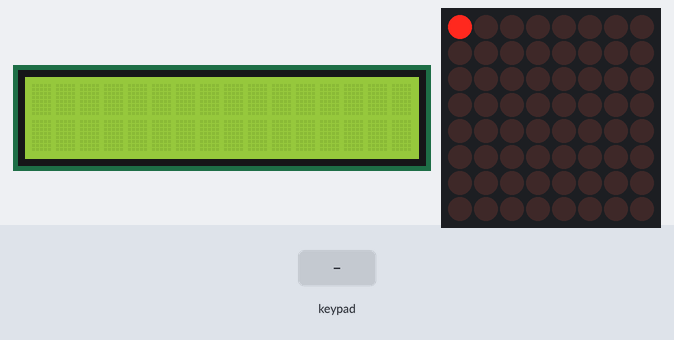
The sketch below on a simulated Arduino Uno, built with avr-gcc and run on an emulated ATmega328P. Shown: 16×2 character LCD, 8×8 LED matrix. Inputs (shaded band) come from the test bench. What the sketch prints to the serial monitor is not drawn.

Above: at 1.2 s.
1.3 s: key '2' pressed
At 2.6 s:
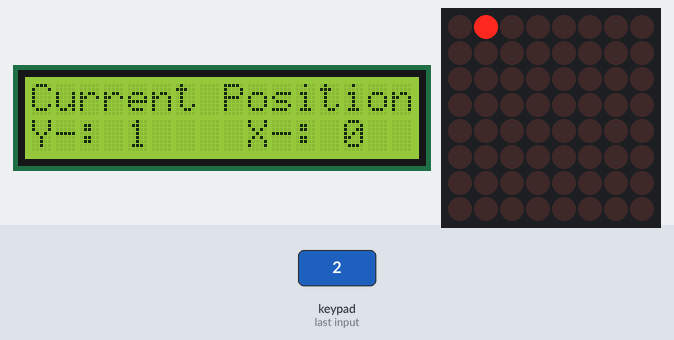
3.0 s: keypad keys 2 3 4 5 pressed 0.4 s apart
At 4.2 s:
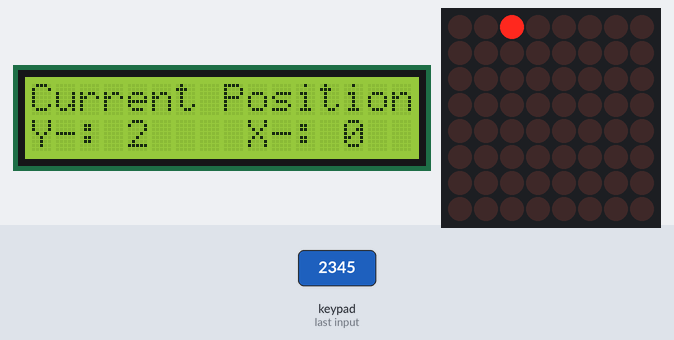
6.1 s: keypad keys 2 3 4 5 # pressed 0.4 s apart
At 7.6 s:
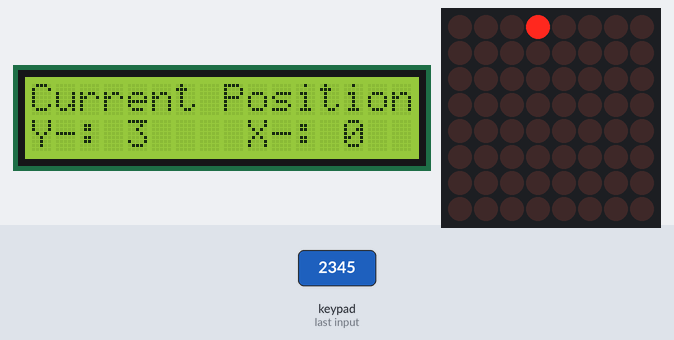
9.6 s: key '6' pressed
At 10.3 s:
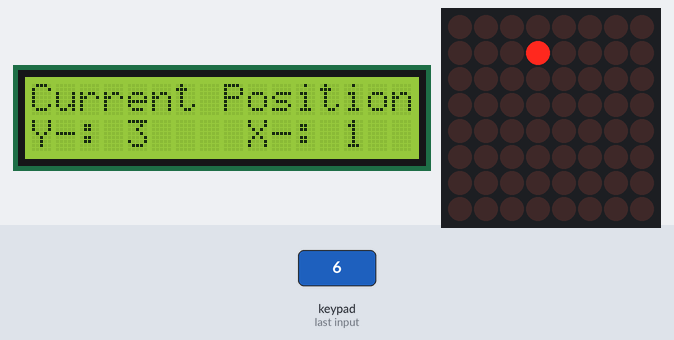
11.5 s: keypad keys 2 3 4 5 * pressed 0.4 s apart
At 13.5 s:
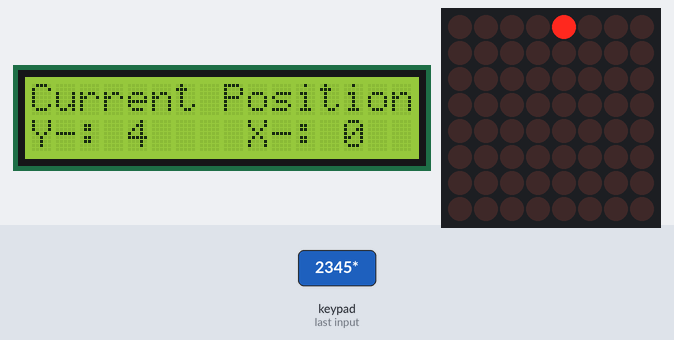
15.0 s: keypad keys 2 3 4 5 A pressed 0.4 s apart
At 15.8 s:
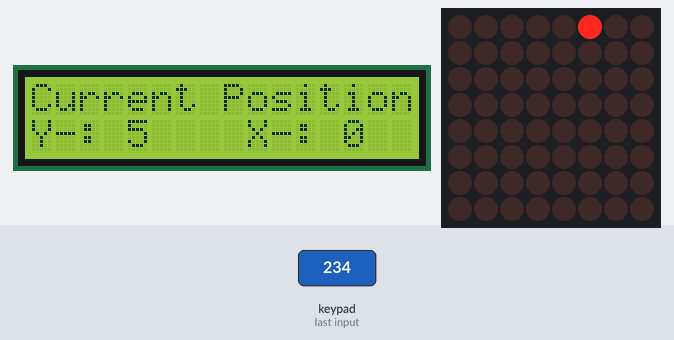
Timing chart, 0 to 18.0 s (numbered marks = the images above; inputs shaded):
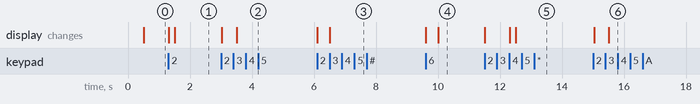

The sketch:

KeyPadLCDandLEDcommunication.ino
```cpp
#include <LedControl.h>
#include <LiquidCrystal.h>
#include <Keypad.h>
// This code controls A 8x8 keypad, 8x8 LED Matrix, and 2x16 LCD screen.

// LCD pins (RS, E, D4, D5, D6, D7)
LiquidCrystal lcd(7, 8, 9, 10, 11, 12);

// Keypad Setup
const byte ROWS = 4;
const byte COLS = 4;

// Connect keypad rows to arduino pins
byte rowPins[ROWS] = {2, 3, 4, 5};

// Connect keypad colums to arduino pins
byte colPins[COLS] = {6, A0, A1, A2};


// Connect LED Matrix Display
int DIN_PIN = A3; // Data in
int CS_PIN = A4; // Chip Select (Load)
int CLK_PIN = A5; // Clock

// Initialize LedControl with the pins
LedControl lc = LedControl(DIN_PIN, CLK_PIN, CS_PIN, 1); // 1 device, be sure to pass these in this order

// Define keys on the keypad
char keys[ROWS][COLS] = {
  {'1', '2', '3', 'A'},
  {'4', '5', '6', 'B'},
  {'7', '8', '9', 'C'},
  {'*', '0', '#', 'D'}
};

// Create the keypad
Keypad keypad = Keypad(makeKeymap(keys), rowPins, colPins, ROWS, COLS);

// Variables
int cursorPos = 0;  // Position of user input
char buffer[16]; // Array of input characters + 1 for null termiantor '\0'
int bufferLength = 0; // Track how many input keys are stored
bool screenFullMessage = true;
bool ledState = true;

//Matrix Bord variables
int lcdColPos = 0; //LCD Matrix Board Column Position
int moveLeft = 0;
int moveRight = 0;
int moveUp = 0;
int moveDown = 0;
int previousUp = 0;
int previousLeft = 0;


// Timing variables
unsigned long nowTime; // non negative numbers going to almost 5bil. used with millis()
unsigned long lastTime = 0;
unsigned long waitTime = 500;


void lcdDisplayLogic(char key) {
  if (key) {
    if (moveUp < 8 && moveLeft < 8) {
      lcd.setCursor(0,0);
      lcd.print("Current Position"); // Displays this text
      lcd.setCursor(0, 1); // Set where next action will take place, second row first column
      lcd.print("Y-: ");
      lcd.print(moveUp);
      lcd.print("    X-: ");
      lcd.print(moveLeft);
    }
    else {
      lcd.setCursor(0,0);
      lcd.print("                ");
      lcd.setCursor(0,0);
      lcd.print("Out Of Bounds!");
      lcd.setCursor(0, 1);
      lcd.print("Y-: ");
      lcd.print(moveUp);
      lcd.print("    X-: ");
      lcd.print(moveLeft);
    }
  }
}

void lcdMatrixLogic(char key) {

  if(key) {
    if(key=='4') { //col
      if (moveLeft > 0) {
        moveLeft--;
        moveRight=moveLeft;
        previousLeft=moveLeft;

        Serial.println(moveLeft);
      }
    }
    if(key=='6') { //col
      if (moveRight < 8){
        moveRight++;
        moveLeft=moveRight;

        Serial.println(moveRight);
      }
    }
    if(key=='2') { //row
      if (moveUp < 8){
        moveUp++;
        moveDown=moveUp;
        previousUp=moveUp;

        Serial.println(moveUp);
      }
    }
    if(key=='8'){ //row
      if (moveDown > 0){
        moveDown--;
        moveUp=moveDown;
        Serial.println(moveDown);
      }
    }
  }

  if (nowTime - lastTime >= waitTime) {
    lastTime=nowTime;
    lc.clearDisplay(0);
    lc.setLed(0,moveLeft,moveUp,true);
  }
}

void setup() {
  Serial.begin(9600);
  lcd.begin(16, 2); // initialize the lcd (16 rows 2 colums)
  lc.shutdown(0, false); // Wake up the LED Matrix display, 0 = first device, false = turn off shutdown mode
  lc.setIntensity(0, 0); // Brightness (0-15) 0=first device
  lc.clearDisplay(0); // Clear Display, 0=first device
}

void loop() {
  char key = keypad.getKey(); // This runs in loop, and is passed to both functions here. Otherwise if called from both functions seperately, it will lag, couse only one can get an answer at once.
  nowTime = millis();
  lcdMatrixLogic(key);
  lcdDisplayLogic(key);
}
```

Measured:
- after the input at 1.3 s, the display: first changes at once (image 1 shows a later state)
- after the input at 3.0 s, the display: first changes at once (image 2 shows a later state)
- after the input at 6.1 s, the display: first changes at once (image 3 shows a later state)
- after the input at 9.6 s, the display: first changes at once (image 4 shows a later state)
- after the input at 11.5 s, the display: first changes at once (image 5 shows a later state)
- after the input at 15.0 s, the display: first changes at once (image 6 shows a later state)
